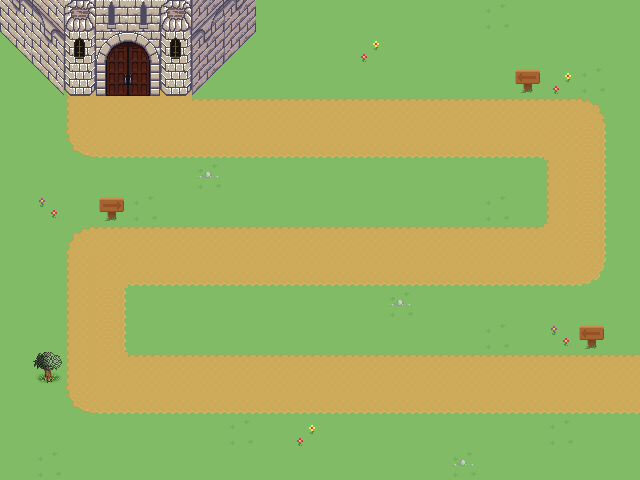

A 2D game scene composited from a Tiled map and its tileset images. What follows is a short description and the map's XML, with every tile layer's data as written:
An orthogonal 20x15 tile map with 32x32 px tiles, 2 tile layers (road, castle), 2 tilesets.

<map version="1.2" tiledversion="1.2.0" orientation="orthogonal" renderorder="right-down" width="20" height="15" tilewidth="32" tileheight="32" infinite="0" nextlayerid="3" nextobjectid="1">
 <tileset firstgid="1" source="tileset.tsx" />
 <tileset firstgid="1711" source="castle.tsx" />
 <layer id="1" name="road" width="20" height="15">
  <data encoding="csv">
771,771,2161,2161,2161,2161,771,771,771,771,771,771,771,771,771,816,771,771,771,771,
771,771,688,2167,2168,771,771,771,771,771,771,817,771,771,771,771,771,771,771,771,
771,771,688,681,681,681,771,771,771,771,771,771,771,771,771,771,771,817,816,771,
771,771,688,681,681,734,734,734,734,734,734,734,734,734,734,734,734,734,738,771,
771,771,782,779,779,779,779,779,779,779,779,779,779,779,779,779,779,681,689,771,
771,771,771,771,771,771,861,771,771,771,771,771,771,771,771,771,771,688,689,771,
771,862,771,771,816,771,771,771,771,771,771,771,771,771,771,816,771,688,689,771,
771,771,737,734,734,734,734,734,734,734,734,734,734,734,734,734,734,681,689,771,
771,771,688,681,779,779,779,779,779,779,779,779,779,779,779,779,779,779,783,771,
771,771,688,689,771,771,771,771,771,771,771,771,861,771,771,771,771,771,771,771,
771,771,688,689,771,771,771,771,771,771,771,771,771,771,771,816,771,862,771,771,
771,1578,688,681,734,734,734,734,734,734,734,734,734,734,734,734,734,734,734,734,
771,771,782,779,779,779,779,779,779,779,779,779,779,779,779,779,779,779,779,779,
771,771,771,771,771,771,771,816,771,817,771,771,771,771,771,771,771,816,771,771,
771,816,771,771,771,771,771,771,771,771,771,771,771,771,771,771,771,771,771,771
</data>
 </layer>
 <layer id="2" name="castle" width="20" height="15">
  <data encoding="csv">
1978,1946,1810,2194,2194,1810,1947,1979,0,0,0,0,0,0,0,0,0,0,0,0,
2008,1978,1843,2170,2171,1843,1979,2009,0,0,0,0,0,0,0,0,0,0,0,0,
0,2008,1874,2202,2203,1874,2009,0,0,0,0,0,0,0,0,0,818,0,0,0,
0,0,0,0,0,681,0,0,0,0,0,0,0,0,0,0,0,0,0,0,
0,0,0,0,0,0,0,0,0,0,0,0,0,0,0,0,0,0,0,0,
0,0,0,0,0,0,0,0,0,0,0,0,0,0,0,0,0,0,0,0,
0,0,0,863,0,0,0,0,0,0,0,0,0,0,0,0,0,0,0,0,
0,0,0,0,0,0,0,0,0,0,0,0,0,0,0,0,0,0,0,0,
0,0,0,0,0,0,0,0,0,0,0,0,0,0,0,0,0,0,0,0,
0,0,0,0,0,0,0,0,0,0,0,0,0,0,0,0,0,0,0,0,
0,0,0,0,0,0,0,0,0,0,0,0,0,0,0,0,0,0,818,0,
0,0,0,0,0,0,0,0,0,0,0,0,0,0,0,0,0,0,0,0,
0,0,0,0,0,0,0,0,0,0,0,0,0,0,0,0,0,0,0,0,
0,0,0,0,0,0,0,0,0,0,0,0,0,0,0,0,0,0,0,0,
0,0,0,0,0,0,0,0,0,0,0,0,0,0,964,0,0,0,0,0
</data>
 </layer>
</map>
